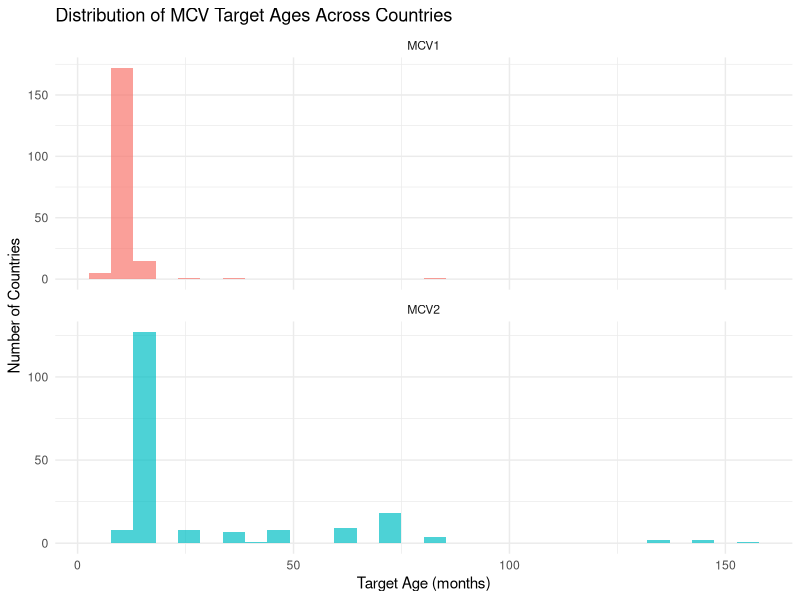
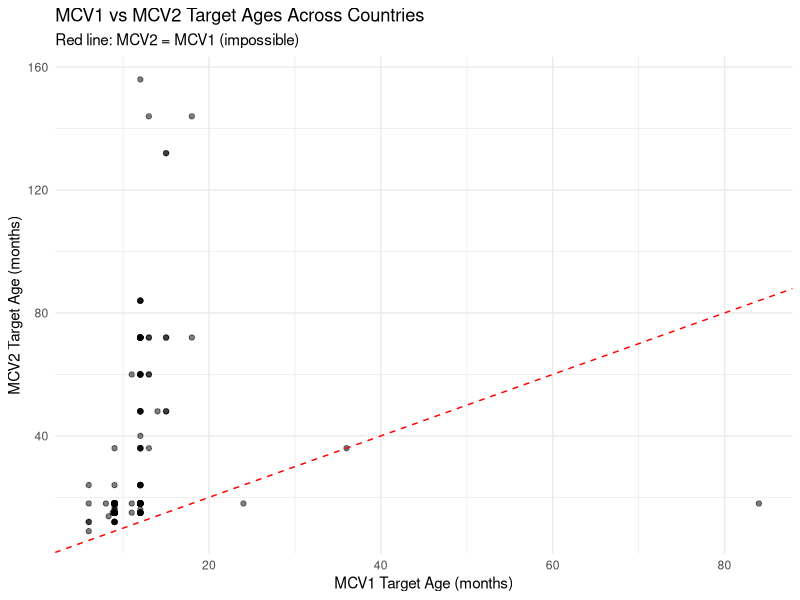

R code for these plots, in order:
# ==============================================================================
# Prepare Immunization Schedules for Cohort Mapping
# ==============================================================================
# Purpose: Extract MCV1 and MCV2 target ages from vaccine schedule data
#          to map calendar-year coverage to birth cohorts
#
# Input: data/raw/vaccine_schedule_data.csv
# Output: data/processed/cohort_immunity_profiles/measles_schedule.csv
# ==============================================================================

library(tidyverse)

message("=============================================================")
message("PHASE 2B: IMMUNIZATION SCHEDULE DATA PREPARATION")
message("=============================================================\n")

# ------------------------------------------------------------------------------
# Load Vaccine Schedule Data
# ------------------------------------------------------------------------------

message("Loading vaccine schedule data...")
schedule_raw <- read_csv("data/raw/vaccine_schedule_data.csv",
                         show_col_types = FALSE)

message("Raw schedule data: ", nrow(schedule_raw), " rows")
message("Columns: ", paste(names(schedule_raw), collapse = ", "))

# Check unique vaccines
unique_vaccines <- schedule_raw %>%
  distinct(vaccine) %>%
  arrange(vaccine)

message("\nUnique vaccines in data: ", nrow(unique_vaccines))

# ------------------------------------------------------------------------------
# Extract Measles Schedule
# ------------------------------------------------------------------------------

message("\nExtracting measles-containing vaccine schedules...")

# Filter for measles vaccines
mcv_schedule <- schedule_raw %>%
  filter(str_detect(vaccine, "(?i)measles|MCV|MMR|MR")) %>%
  select(
    country,
    country_name,
    who_region,
    year,
    vaccine = vaccine,
    schedule_round,
    target_population,
    geographic_area,
    age_administered,
    source_comment
  )

message("Measles schedule records: ", nrow(mcv_schedule))
message("Countries: ", n_distinct(mcv_schedule$country))

# Check what age formats we have
message("\nAge administration formats found:")
age_formats <- mcv_schedule %>%
  count(age_administered, sort = TRUE) %>%
  head(20)
print(age_formats)

# ------------------------------------------------------------------------------
# Parse Age Administered
# ------------------------------------------------------------------------------

message("\n", rep("-", 60))
message("PARSING TARGET AGES")
message(rep("-", 60))

parse_age_to_months <- function(age_str) {
  # Parse age strings like "M9", "Y1", "M15-18" to months
  if (is.na(age_str)) return(NA_real_)

  age_str <- trimws(age_str)

  # Months format: M9, M12, M15-18
  if (str_detect(age_str, "^M\\d+")) {
    age_num <- as.numeric(str_extract(age_str, "\\d+"))
    return(age_num)
  }

  # Years format: Y1, Y2
  if (str_detect(age_str, "^Y\\d+")) {
    age_num <- as.numeric(str_extract(age_str, "\\d+"))
    return(age_num * 12)
  }

  # Birth: BIRTH, B
  if (str_detect(age_str, "(?i)^B(IRTH)?$")) {
    return(0)
  }

  # Week format: W6
  if (str_detect(age_str, "^W\\d+")) {
    age_num <- as.numeric(str_extract(age_str, "\\d+"))
    return(age_num / 4.33)  # Approximate weeks to months
  }

  # Default: return NA
  return(NA_real_)
}

mcv_schedule_parsed <- mcv_schedule %>%
  mutate(
    target_age_months = map_dbl(age_administered, parse_age_to_months),
    target_age_years = target_age_months / 12
  )

# Check parsing success
parsing_summary <- mcv_schedule_parsed %>%
  summarise(
    total = n(),
    parsed = sum(!is.na(target_age_months)),
    unparsed = sum(is.na(target_age_months)),
    pct_parsed = 100 * parsed / total
  )

message("\nAge parsing results:")
print(parsing_summary)

# Show unparsed ages
unparsed_ages <- mcv_schedule_parsed %>%
  filter(is.na(target_age_months)) %>%
  count(age_administered, sort = TRUE)

if (nrow(unparsed_ages) > 0) {
  message("\nUnparsed age formats:")
  print(unparsed_ages)
}

# ------------------------------------------------------------------------------
# Classify by Dose
# ------------------------------------------------------------------------------

message("\n", rep("-", 60))
message("CLASSIFYING DOSES")
message(rep("-", 60))

mcv_schedule_classified <- mcv_schedule_parsed %>%
  mutate(
    dose = case_when(
      schedule_round == "1" ~ "MCV1",
      schedule_round == "2" ~ "MCV2",
      schedule_round == "3" ~ "MCV3",
      str_detect(vaccine, "(?i)^MCV1") ~ "MCV1",
      str_detect(vaccine, "(?i)^MCV2") ~ "MCV2",
      str_detect(vaccine, "(?i)1st") ~ "MCV1",
      str_detect(vaccine, "(?i)2nd") ~ "MCV2",
      TRUE ~ "Unknown"
    )
  ) %>%
  filter(dose %in% c("MCV1", "MCV2"))  # Keep only first two doses

dose_summary <- mcv_schedule_classified %>%
  group_by(dose) %>%
  summarise(
    n_records = n(),
    n_countries = n_distinct(country),
    mean_age_months = mean(target_age_months, na.rm = TRUE),
    median_age_months = median(target_age_months, na.rm = TRUE),
    min_age_months = min(target_age_months, na.rm = TRUE),
    max_age_months = max(target_age_months, na.rm = TRUE),
    .groups = "drop"
  )

message("\nDose classification summary:")
print(dose_summary)

# ------------------------------------------------------------------------------
# Create Country-Year Schedule Dataset
# ------------------------------------------------------------------------------

message("\n", rep("-", 60))
message("CREATING COUNTRY-YEAR SCHEDULE")
message(rep("-", 60))

# Get most recent schedule for each country (since schedules don't change often)
country_schedule <- mcv_schedule_classified %>%
  filter(!is.na(target_age_months)) %>%
  group_by(country, country_name, dose) %>%
  arrange(desc(year)) %>%
  slice(1) %>%  # Most recent schedule
  ungroup() %>%
  select(
    country,
    country_name,
    who_region,
    dose,
    target_age_months,
    target_age_years,
    vaccine,
    most_recent_year = year
  )

message("\nCountry schedules created:")
message("  Countries with MCV1 schedule: ",
        n_distinct(country_schedule$country[country_schedule$dose == "MCV1"]))
message("  Countries with MCV2 schedule: ",
        n_distinct(country_schedule$country[country_schedule$dose == "MCV2"]))

# Check for countries missing schedule data
coverage_countries <- read_csv("data/processed/cohort_immunity_profiles/measles_dose_coverage_wide.csv",
                               show_col_types = FALSE) %>%
  distinct(country, country_name)

missing_schedule <- coverage_countries %>%
  anti_join(
    country_schedule %>% filter(dose == "MCV1"),
    by = "country"
  )

if (nrow(missing_schedule) > 0) {
  message("\nWARNING: ", nrow(missing_schedule), " countries have coverage data but no schedule:")
  print(missing_schedule)
  message("\nWill use WHO default schedules:")
  message("  MCV1: 9 months (WHO recommendation for high-transmission settings)")
  message("  MCV2: 15-18 months (typical second dose timing)")
}

# ------------------------------------------------------------------------------
# Fill Missing Schedules with Defaults
# ------------------------------------------------------------------------------

# WHO default schedules
default_schedule <- tibble(
  dose = c("MCV1", "MCV2"),
  target_age_months = c(9, 15),  # Conservative defaults
  target_age_years = c(0.75, 1.25)
)

message("\nUsing default schedules for countries without data:")
print(default_schedule)

# Complete schedule for all countries
complete_schedule <- coverage_countries %>%
  crossing(default_schedule %>% select(dose)) %>%
  left_join(country_schedule, by = c("country", "country_name", "dose")) %>%
  mutate(
    target_age_months = coalesce(target_age_months,
                                 ifelse(dose == "MCV1", 9, 15)),
    target_age_years = target_age_months / 12,
    schedule_source = ifelse(is.na(vaccine), "WHO_default", "country_reported")
  ) %>%
  select(
    country,
    country_name,
    dose,
    target_age_months,
    target_age_years,
    schedule_source,
    vaccine,
    who_region,
    most_recent_year
  )

# ------------------------------------------------------------------------------
# Visualization
# ------------------------------------------------------------------------------

message("\n", rep("-", 60))
message("CREATING VISUALIZATIONS")
message(rep("-", 60))

# Plot 1: Distribution of target ages
p1_age_dist <- complete_schedule %>%
  ggplot(aes(x = target_age_months, fill = dose)) +
  geom_histogram(bins = 30, alpha = 0.7, position = "identity") +
  facet_wrap(~dose, ncol = 1, scales = "free_y") +
  labs(
    title = "Distribution of MCV Target Ages Across Countries",
    x = "Target Age (months)",
    y = "Number of Countries",
    fill = "Dose"
  ) +
  theme_minimal() +
  theme(legend.position = "none")

ggsave("output/diagnostics/mcv_target_age_distribution.png",
       p1_age_dist, width = 10, height = 6)

# Plot 2: MCV1 vs MCV2 timing
schedule_wide <- complete_schedule %>%
  select(country, country_name, dose, target_age_months) %>%
  pivot_wider(names_from = dose, values_from = target_age_months)

p2_dose_timing <- schedule_wide %>%
  filter(!is.na(MCV1) & !is.na(MCV2)) %>%
  ggplot(aes(x = MCV1, y = MCV2)) +
  geom_point(alpha = 0.5) +
  geom_abline(slope = 1, intercept = 0, linetype = "dashed", color = "red") +
  labs(
    title = "MCV1 vs MCV2 Target Ages Across Countries",
    subtitle = "Red line: MCV2 = MCV1 (impossible)",
    x = "MCV1 Target Age (months)",
    y = "MCV2 Target Age (months)"
  ) +
  theme_minimal()

ggsave("output/diagnostics/mcv_dose_timing_comparison.png",
       p2_dose_timing, width = 8, height = 6)

# ------------------------------------------------------------------------------
# Save Results
# ------------------------------------------------------------------------------

message("\n", rep("-", 60))
message("SAVING RESULTS")
message(rep("-", 60))

write_csv(complete_schedule,
          "data/processed/cohort_immunity_profiles/measles_schedule.csv")
message("✓ Saved: data/processed/cohort_immunity_profiles/measles_schedule.csv")

# Save schedule summary
schedule_summary <- complete_schedule %>%
  group_by(dose, schedule_source) %>%
  summarise(
    n_countries = n(),
    mean_age_months = mean(target_age_months),
    sd_age_months = sd(target_age_months),
    min_age_months = min(target_age_months),
    max_age_months = max(target_age_months),
    .groups = "drop"
  )

write_csv(schedule_summary,
          "data/processed/cohort_immunity_profiles/measles_schedule_summary.csv")
message("✓ Saved: data/processed/cohort_immunity_profiles/measles_schedule_summary.csv")

# ------------------------------------------------------------------------------
# Summary
# ------------------------------------------------------------------------------

message("\n", rep("=", 60))
message("SUMMARY")
message(rep("=", 60))

message("\nSchedule data prepared for ", n_distinct(complete_schedule$country), " countries")
message("\nSchedule sources:")
source_summary <- complete_schedule %>%
  count(schedule_source, dose) %>%
  pivot_wider(names_from = dose, values_from = n)
print(source_summary)

message("\nTypical target ages:")
message("  MCV1: ", round(mean(complete_schedule$target_age_months[complete_schedule$dose == "MCV1"]), 1),
        " months (median: ",
        median(complete_schedule$target_age_months[complete_schedule$dose == "MCV1"]), ")")
message("  MCV2: ", round(mean(complete_schedule$target_age_months[complete_schedule$dose == "MCV2"]), 1),
        " months (median: ",
        median(complete_schedule$target_age_months[complete_schedule$dose == "MCV2"]), ")")

message("\nFor cohort reconstruction, we need:")
message("  1. ✓ MCV1 and MCV2 coverage (COMPLETE)")
message("  2. ✓ Immunization schedules (COMPLETE)")
message("  3. ⏳ Birth cohort populations")
message("  4. ⏳ SIA data")

message("\nNext script: 02c_prepare_birth_cohorts.R")
message("\n", rep("=", 60))
